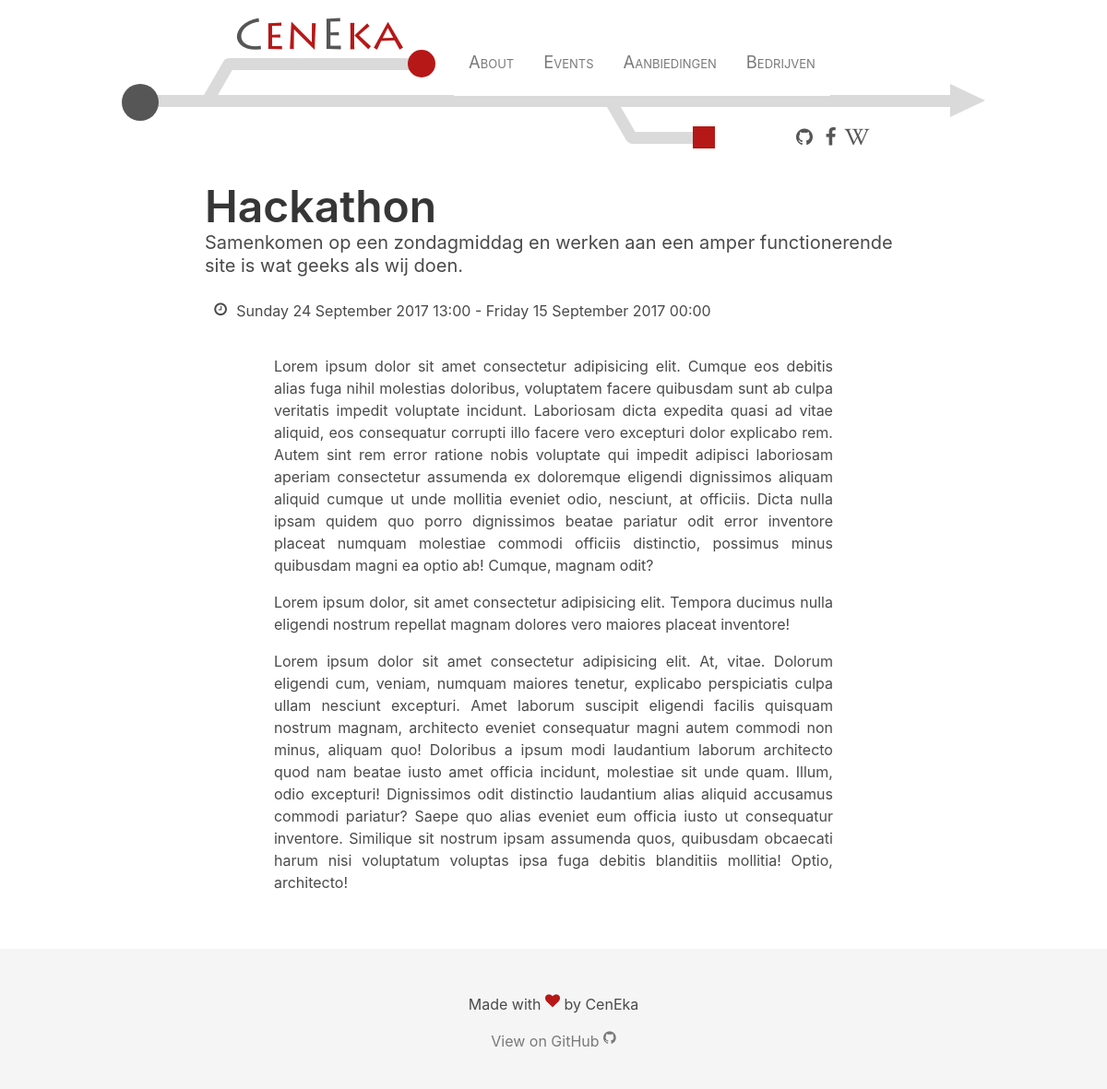
Screenshot of /events/hackathon/ with the database file from the repository.
### tables this page shows
CREATE TABLE "events" (
	`id`	INTEGER UNIQUE,
	`name`	TEXT,
	`shortName`	TEXT,
	`description`	TEXT,
	`teaser`	TEXT,
	`info`	TEXT,
	`startTime`	TEXT,
	`endTime`	TEXT,
	`images`	TEXT,
	`location`	TEXT,
	`locationUrl`	TEXT,
	`facebookUrl`	TEXT,
	`longDescription`	TEXT,
	PRIMARY KEY(`id`)
);

### views/event-page.php (the view, shortened to what this page needs)
<?php include_once 'layouts/main/header.php'; ?>
<?php
$startTime = DateTime::createFromFormat('Y-m-d H:i:s', $event->startTime);
$endTime = DateTime::createFromFormat('Y-m-d H:i:s', $event->endTime);
$time = $startTime->format('l d F Y H:i');
if ($startTime->format('Y-m-d') == $endTime->format('Y-m-d')) {
    $time = $time . " - " . $endTime->format('H:i');
} else {
    $time = $time . " - " . $endTime->format('l d F Y H:i');
}
?>
<div id="event" class="columns">
    <article class="is-10 is-offset-1 column">
        <h1 class="title is-1"><?php print $event->name; ?></h1>
        <p class="subtitle"><?php print $event->description; ?></p>
        <ul class="fa-ul">
            <li><i class="fa fa-clock-o fa-li"></i><?php print $time ?></li>
        </ul>
        <br>
        <div class="is-10 is-offset-1 column content has-text-justified">
            <?php print $event->longDescription; ?>
        </div>
    </article>
</div>
<?php include_once 'layouts/main/footer.php'; ?>

### assets/stylesheets/main.css (style rules this page uses)
body.site { overflow-x:hidden; display:-webkit-box; display:-ms-flexbox; display:flex; min-height:100vh; -webkit-box-orient:vertical; -webkit-box-direction:normal; -ms-flex-direction:column; flex-direction:column; }

### rows the page displays
events: name "Hackathon", description "Samenkomen op een zondagmiddag en werken aan een amper functionerende site is wat geeks als wij doen.", time "Sunday 24 September 2017 13:00 - Friday 15 September 2017 00:00", longDescription "Lorem ipsum dolor sit amet consectetur adipisicing elit. Cumque eos debitis alias fuga nihil molestias doloribus, voluptatem facere quibusdam sunt ab culpa veritatis impedit voluptate incidunt. Laboriosam dicta expedita quasi ad vitae aliquid, eos consequatur corrupti illo facere vero excepturi dolor explicabo rem. Autem sint rem error ratione nobis voluptate qui impedit adipisci laboriosam aperiam consectetur assumenda ex doloremque eligendi dignissimos aliquam aliquid cumque ut unde mollitia eveniet odio, nesciunt, at officiis. Dicta nulla ipsam quidem quo porro dignissimos beatae pariatur odit error inventore placeat numquam molestiae commodi officiis distinctio, possimus minus quibusdam…"
